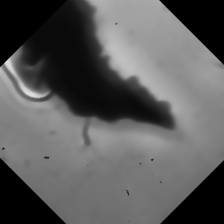
#> input picture LEPD_with_dust/013_aug_7.jpg, 224 x 224 px; its folder holds only this picture in this run
$ jupyter execute --allow-errors DataProcessing.ipynb
#> lines starting #> are read from the running program, lines starting #| are printed output that depends on the picture; after the words box and inside, x2 and y2 are one past the last pixel; in counts of white or black regions, pixels touching at a corner belong together
#> in preprocess_and_augment_dataset, image is the input picture: shape (224, 224, 3); mean B, G, R 90.9, 90.9, 90.9
[cell 1]
import cv2
import numpy as np
import os
from glob import glob

Preprocess Image Function

[cell 2]
def preprocess_image(image, size=(224, 224)):

#> called with size = (224, 224)
    image_resized = cv2.resize(image, size, interpolation=cv2.INTER_NEAREST)

    lab = cv2.cvtColor(image_resized, cv2.COLOR_BGR2LAB)
#> lab: shape (224, 224, 3); mean of channels 0, 1, 2 96.1, 128, 128
    l, a, b = cv2.split(lab)
#> a: shape (224, 224); every value is 128
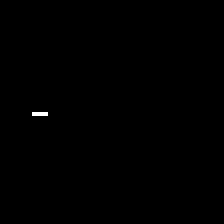
#> b: shape (224, 224); values 128 (black) and 129 (white), 0.13% white; 1 white region, box (x1, y1, x2, y2) and area: (32, 112, 48, 116) 64

    clahe = cv2.createCLAHE(clipLimit=2.0, tileGridSize=(8, 8))
    l_clahe = clahe.apply(l)
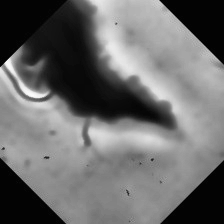
#> l_clahe: shape (224, 224); min 2, max 252, mean 107.2
    lab_clahe = cv2.merge((l_clahe, a, b))
#> lab_clahe: shape (224, 224, 3); mean of channels 0, 1, 2 107.2, 128, 128
    image_clahe = cv2.cvtColor(lab_clahe, cv2.COLOR_LAB2BGR)
    image_filtered = cv2.bilateralFilter(image_clahe, d=9, sigmaColor=75, sigmaSpace=75)

    return image_filtered

[cell 3]
def preprocess_and_augment_dataset(image_folder, output_folder):

    image_paths = glob(os.path.join(image_folder, '*.jpg'))
    total_augmented_images = 0

    for i, image_path in enumerate(image_paths):

        image = cv2.imread(image_path)

        preprocessed_image = preprocess_image(image)
        base_filename = os.path.splitext(os.path.basename(image_path))[0]
        output_path = os.path.join(output_folder, f"{base_filename}_preprocessed.jpg")
        cv2.imwrite(output_path, preprocessed_image)
        augmented_images = augment_image(preprocessed_image)

        for j, aug_image in enumerate(augmented_images):
            aug_output_path = os.path.join(output_folder, f"{base_filename}_aug_{j}.jpg")
            cv2.imwrite(aug_output_path, aug_image)
            total_augmented_images += 1

        print(f"Processed {i+1}/{len(image_paths)}: {image_path}")

    print(f"Total augmented images: {total_augmented_images}")

$ run again, on LEPD_with_dust/024_aug_2.jpg
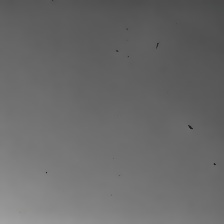
#> input picture LEPD_with_dust/024_aug_2.jpg, 224 x 224 px
#> in preprocess_and_augment_dataset, image is the input picture: shape (224, 224, 3); mean B, G, R 105.9, 105.9, 105.9
#> lab: shape (224, 224, 3); mean of channels 0, 1, 2 114.1, 128, 128
#> b: shape (224, 224); values 128 (black) and 129 (white), 0.13% white; 1 white region, box (x1, y1, x2, y2) and area: (16, 208, 32, 212) 64
#> in preprocess_image, `l_clahe = clahe.apply(l)`:
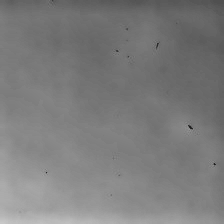
#> l_clahe: shape (224, 224); min 28, max 199, mean 124.4
#> lab_clahe: shape (224, 224, 3); mean of channels 0, 1, 2 124.4, 128, 128

$ run again, on LEPD_with_dust/027_aug_5.jpg
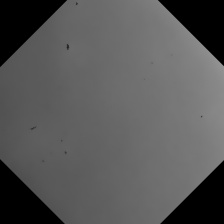
#> input picture LEPD_with_dust/027_aug_5.jpg, 224 x 224 px
#> in preprocess_and_augment_dataset, image is the input picture: shape (224, 224, 3); min 0, max 149, mean 87.5
#> lab: shape (224, 224, 3); mean of channels 0, 1, 2 94.3, 128, 128
#> a: shape (224, 224); every value is 128
#> in preprocess_image, `l_clahe = clahe.apply(l)`:
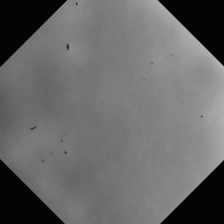
#> l_clahe: shape (224, 224); min 3, max 181, mean 104.2
#> lab_clahe: shape (224, 224, 3); mean of channels 0, 1, 2 104.2, 128, 128
